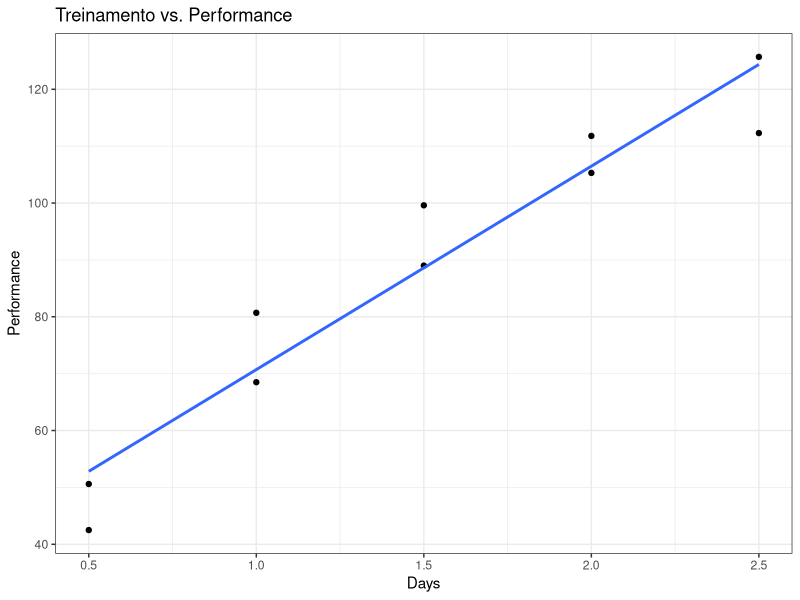
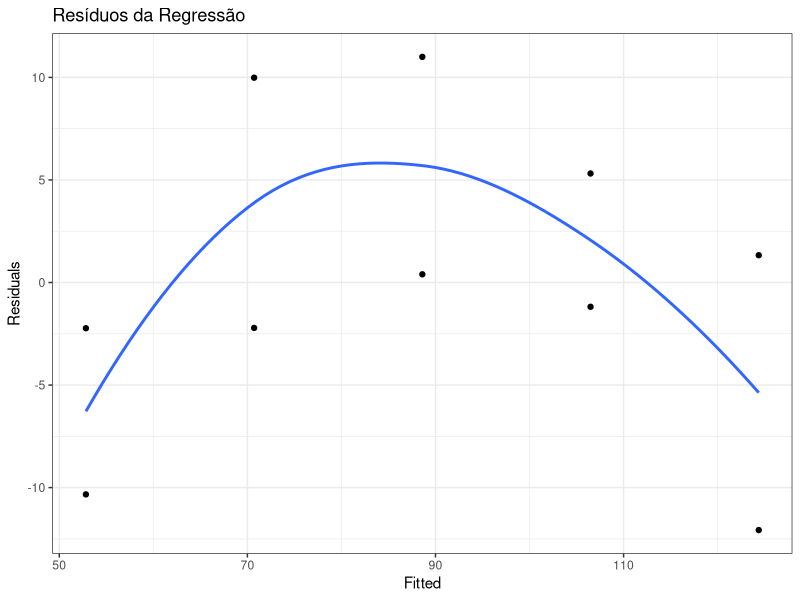
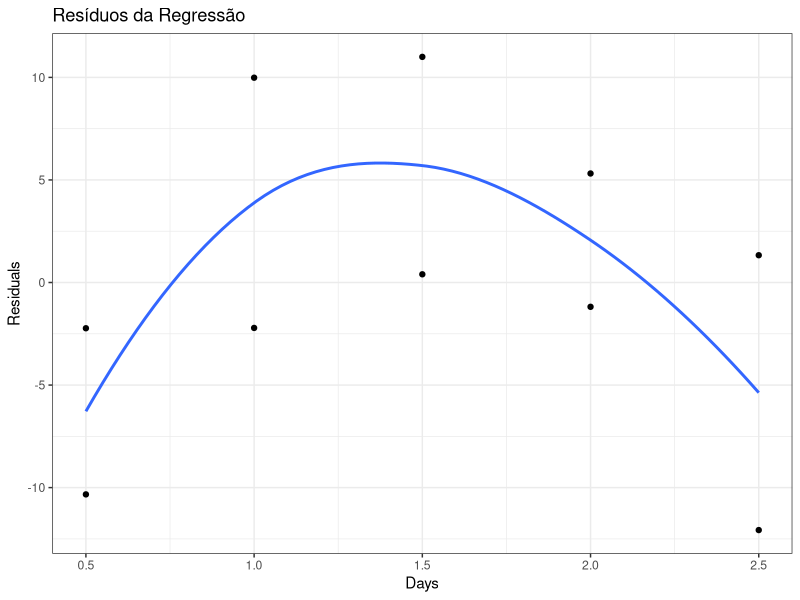
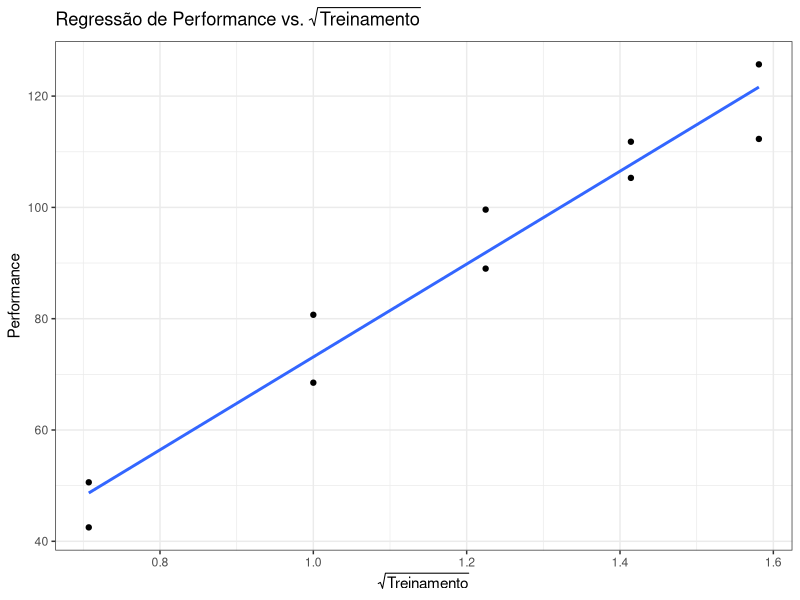
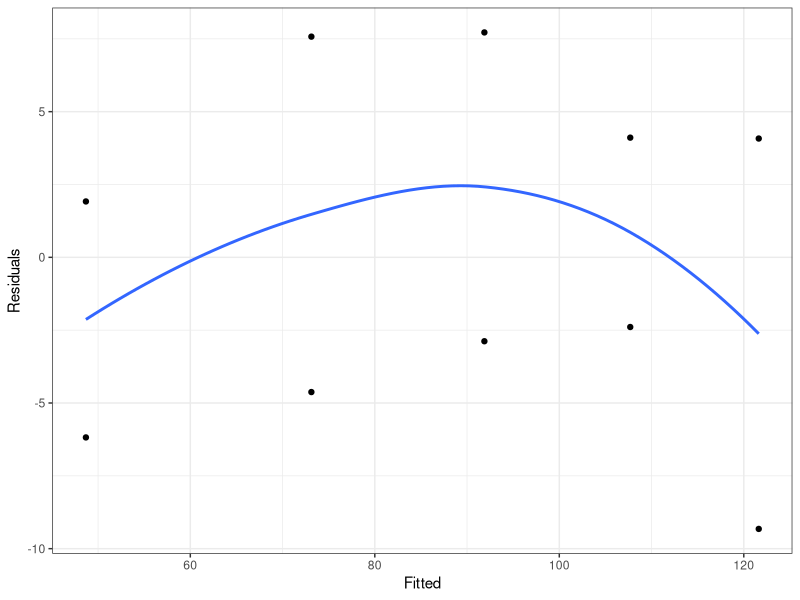
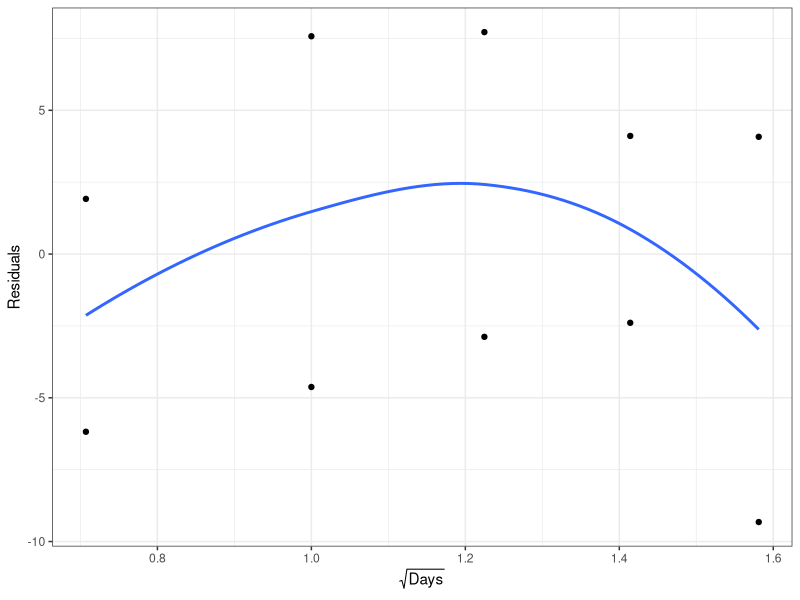
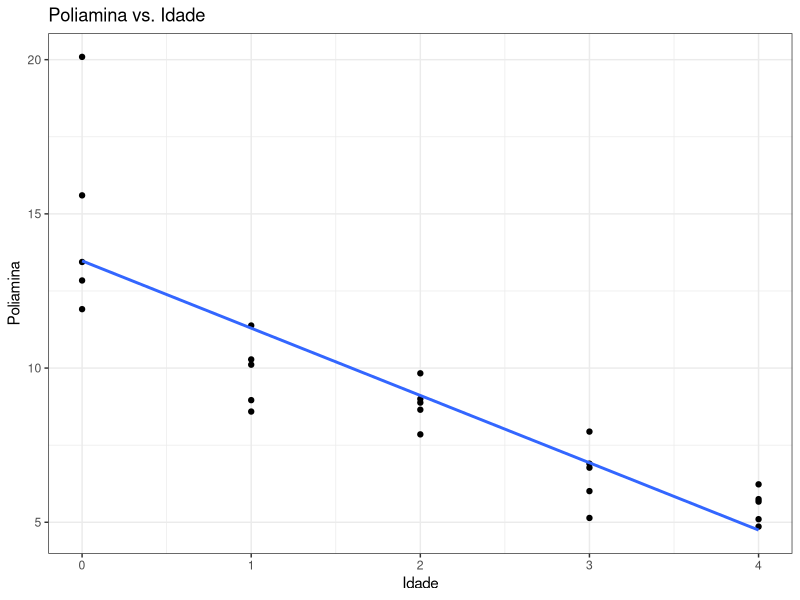
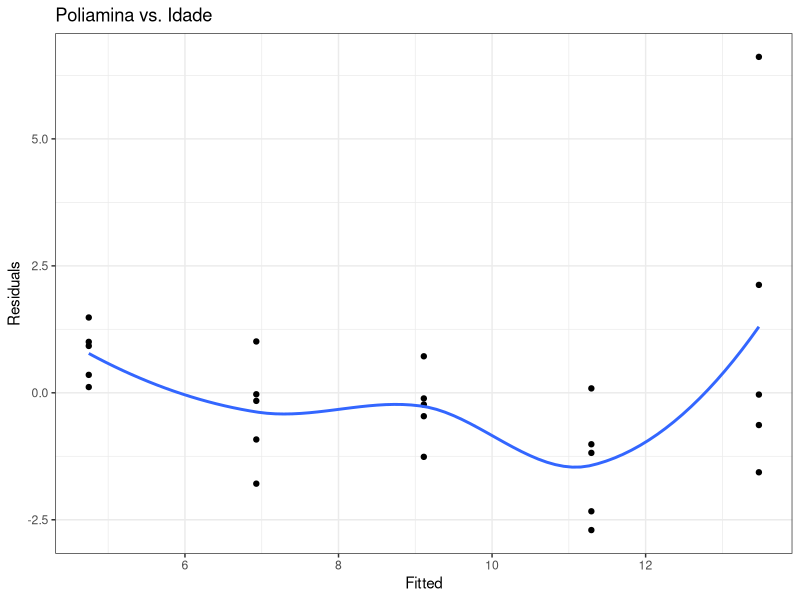

Reproduce these figures in R, in order.
## ---- chunk 1
library(kableExtra)
dados <- read.table("./dados/CH03TA07.txt")
colnames(dados) <- c("Days","Performance")
knitr::kable(cbind(dados[1:5, ], dados[-(1:5),]),
             booktabs=TRUE) %>% 
  kable_styling() %>% 
  add_header_above(c("Parte 1"=2, "Parte 2"=2))
## ---- chunk 2
modelo <- lm(Performance ~ Days,data=dados)
library(ggplot2)
g = ggplot(dados, aes(x = Days, y = Performance))
g = g + geom_point()
g = g + xlab("Days")
g = g + ylab("Performance")
g = g + geom_smooth(method = "lm",se=FALSE)
g + theme_bw() + ggtitle("Treinamento vs. Performance")
## ---- chunk 3
dados$fit <- fitted(modelo)
dados$res <- resid(modelo)
ggplot(dados, aes(x = fit, y = res)) +
  geom_point() + xlab("Fitted") + ylab("Residuals") +
  geom_smooth(method = "loess",se=FALSE) +
  theme_bw() + ggtitle("Resíduos da Regressão")
## ---- chunk 4
ggplot(dados, aes(x = Days, y = res)) +
  geom_point() + xlab("Days") + ylab("Residuals") +
  geom_smooth(method = "loess",se=FALSE) +
  theme_bw() + ggtitle("Resíduos da Regressão")
## ---- chunk 5
modelo2 <- lm(Performance ~ sqrt(Days),data=dados)
dados$fit2 <- fitted(modelo2)
dados$res2 <- resid(modelo2)
ggplot(dados, aes(x = sqrt(Days), y = Performance)) +
  geom_point() + xlab(expression(sqrt("Treinamento"))) + ylab("Performance") +
  geom_smooth(method = "lm",se=FALSE) +
  theme_bw() + ggtitle(expression(paste("Regressão de Performance vs. ", sqrt("Treinamento"))))
## ---- chunk 6
ggplot(dados, aes(x = fit2, y = res2)) + geom_point() +
  xlab("Fitted") + ylab("Residuals") +
  geom_smooth(method = "loess", se=FALSE) +
  theme_bw()
## ---- chunk 7
ggplot(dados, aes(x = sqrt(Days), y = res2)) + geom_point() +
  xlab(expression(sqrt(Days))) + ylab("Residuals") +
  geom_smooth(method = "loess", se=FALSE) +
  theme_bw()
## ---- chunk 8
dados <- read.table("./dados/CH03TA08.txt")[, 1:2]
colnames(dados) <- c("Idade","Poliamina")
knitr::kable(cbind(dados[1:7,], dados[8:14,], dados[15:21,], dados[22:28,])) %>% 
  kable_styling() %>% 
  add_header_above(c("Parte 1"=2, "Parte 2"=2, "Parte 3"=2, "Parte 4"=2))
## ---- chunk 9
modelo <- lm(Poliamina ~ Idade,data=dados)
library(ggplot2)
ggplot(dados, aes(x = Idade, y = Poliamina)) +
  geom_point() + xlab("Idade") + ylab("Poliamina") +
  geom_smooth(method = "lm", se=FALSE) +
  ggtitle("Poliamina vs. Idade") + theme_bw()
## ---- chunk 10
dados$fit <- fitted(modelo)
dados$res <- resid(modelo)
ggplot(dados, aes(x = fit, y = res)) + geom_point() +
  xlab("Fitted") + ylab("Residuals") +
  geom_smooth(method = "loess", se=FALSE) +
  ggtitle("Poliamina vs. Idade") +
  theme_bw()
## ---- chunk 11
dados$fit <- fitted(modelo)
dados$res <- resid(modelo)
ggplot(dados, aes(x = Idade, y = res)) + geom_point() +
  xlab("Idade") + ylab("Residuals") +
  geom_smooth(method = "loess", se=FALSE) +
  ggtitle("Poliamina vs. Idade") + theme_bw()
## ---- chunk 12
modelo2 <- lm(log10(Poliamina) ~ Idade,data=dados)
dados$fit2 <- fitted(modelo2)
dados$res2 <- resid(modelo2)

ggplot(dados, aes(x = Idade, y = log10(Poliamina))) +
  geom_point() + xlab("Idade") + ylab("Y") +
  geom_smooth(method = "lm",se=FALSE) +
  ggtitle("log10(Poliamina) vs. Idade") +
  theme_bw()
## ---- chunk 13
ggplot(dados, aes(x = fit2, y = res2)) +
  geom_point() + xlab("Fitted") + ylab("Residuals") +
  geom_smooth(method = "loess", se=FALSE) +
  ggtitle("Poliamina e Idade") + theme_bw()
## ---- chunk 14
ggplot(dados, aes(x = Idade, y = res2)) +
  geom_point() + xlab("Idade") + ylab("Residuals") +
  geom_smooth(method = "loess", se=FALSE) +
  ggtitle("Poliamina vs. Idade") + theme_bw()
